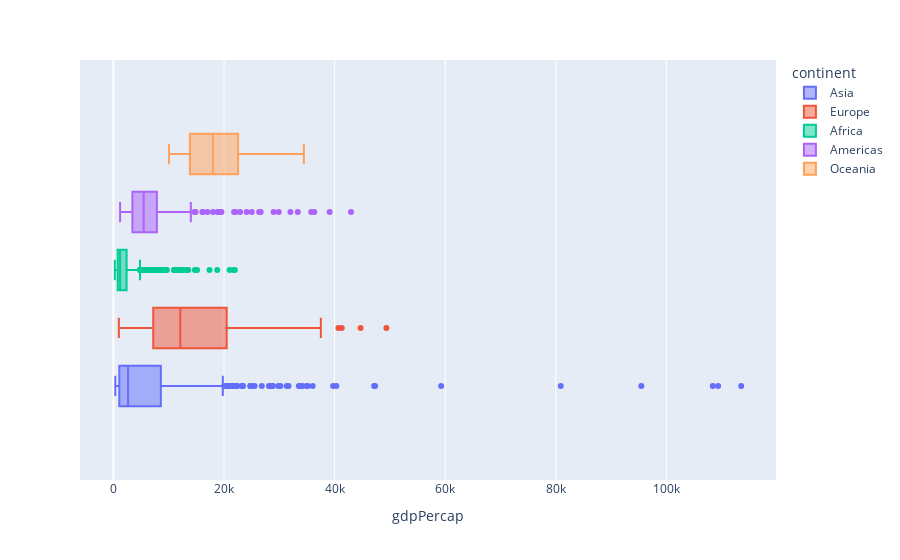

The cell this chart's notebook holds for it:
### Markdown cell above
[Back to top](#Index:) 

### Problem 6

#### Boxplots for GDP by Continent

Use `plotly` to create boxplots for GDP by continent.

### Code cell
px.box(data_frame=gapminder, x = 'gdpPercap', color = 'continent')

### Figure 1 — Plotly figure (JSON) as saved in the notebook; plotly's stock layout.template omitted (floating-point values rounded to 4 significant figures; data arrays with more than 128 entries replaced by an {"elided": "..."} marker saying what was removed)
{"data": [{"alignmentgroup": "True", "hovertemplate": "continent=Asia<br>gdpPercap=%{x}<extra></extra>", "legendgroup": "Asia", "marker": {"color": "#636efa"}, "name": "Asia", "notched": false, "offsetgroup": "Asia", "orientation": "h", "showlegend": true, "type": "box", "x": {"elided": "396 float values"}, "x0": " ", "xaxis": "x", "y0": " ", "yaxis": "y"}, {"alignmentgroup": "True", "hovertemplate": "continent=Europe<br>gdpPercap=%{x}<extra></extra>", "legendgroup": "Europe", "marker": {"color": "#EF553B"}, "name": "Europe", "notched": false, "offsetgroup": "Europe", "orientation": "h", "showlegend": true, "type": "box", "x": {"elided": "360 float values"}, "x0": " ", "xaxis": "x", "y0": " ", "yaxis": "y"}, {"alignmentgroup": "True", "hovertemplate": "continent=Africa<br>gdpPercap=%{x}<extra></extra>", "legendgroup": "Africa", "marker": {"color": "#00cc96"}, "name": "Africa", "notched": false, "offsetgroup": "Africa", "orientation": "h", "showlegend": true, "type": "box", "x": {"elided": "624 float values"}, "x0": " ", "xaxis": "x", "y0": " ", "yaxis": "y"}, {"alignmentgroup": "True", "hovertemplate": "continent=Americas<br>gdpPercap=%{x}<extra></extra>", "legendgroup": "Americas", "marker": {"color": "#ab63fa"}, "name": "Americas", "notched": false, "offsetgroup": "Americas", "orientation": "h", "showlegend": true, "type": "box", "x": {"elided": "300 float values"}, "x0": " ", "xaxis": "x", "y0": " ", "yaxis": "y"}, {"alignmentgroup": "True", "hovertemplate": "continent=Oceania<br>gdpPercap=%{x}<extra></extra>", "legendgroup": "Oceania", "marker": {"color": "#FFA15A"}, "name": "Oceania", "notched": false, "offsetgroup": "Oceania", "orientation": "h", "showlegend": true, "type": "box", "x": [10040.0, 10950.0, 12220.0, 14530.0, 16790.0, 18330.0, 19480.0, 21890.0, 23420.0, 27000.0, 30690.0, 34440.0, 10560.0, 12250.0, 13180.0, 14460.0, 16050.0, 16230.0, 17630.0, 19010.0, 18360.0, 21050.0, 23190.0, 25190.0], "x0": " ", "xaxis": "x", "y0": " ", "yaxis": "y"}], "layout": {"boxmode": "group", "legend": {"title": {"text": "continent"}, "tracegroupgap": 0}, "margin": {"t": 60}, "xaxis": {"anchor": "y", "domain": [0, 1], "title": {"text": "gdpPercap"}}, "yaxis": {"anchor": "x", "domain": [0, 1]}}}
